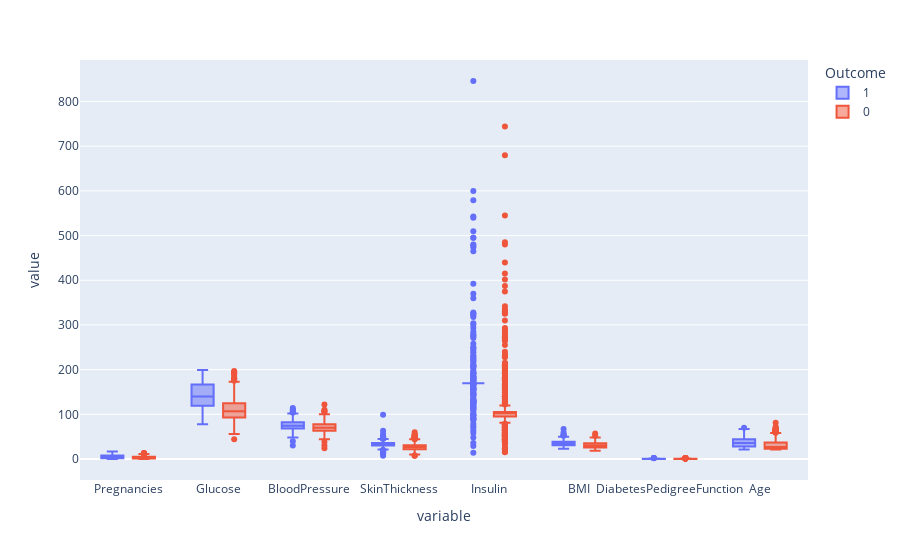

The notebook cell this image was saved under:
### Markdown cell above
## Condition-wise (Diabetic vs Non-Diabetic) Distribution of features

### Code cell
px.box(df,color='Outcome')

### Figure 1 — Plotly figure (JSON) as saved in the notebook; plotly's stock layout.template omitted (floating-point values rounded to 4 significant figures; data arrays with more than 128 entries replaced by an {"elided": "..."} marker saying what was removed)
{"data": [{"alignmentgroup": "True", "hovertemplate": "Outcome=1<br>variable=%{x}<br>value=%{y}<extra></extra>", "legendgroup": "1", "marker": {"color": "#636efa"}, "name": "1", "notched": false, "offsetgroup": "1", "orientation": "v", "showlegend": true, "type": "box", "x": {"elided": "2144 str values"}, "x0": " ", "xaxis": "x", "y": {"elided": "2144 float values"}, "y0": " ", "yaxis": "y"}, {"alignmentgroup": "True", "hovertemplate": "Outcome=0<br>variable=%{x}<br>value=%{y}<extra></extra>", "legendgroup": "0", "marker": {"color": "#EF553B"}, "name": "0", "notched": false, "offsetgroup": "0", "orientation": "v", "showlegend": true, "type": "box", "x": {"elided": "4000 str values"}, "x0": " ", "xaxis": "x", "y": {"elided": "4000 float values"}, "y0": " ", "yaxis": "y"}], "layout": {"boxmode": "group", "legend": {"title": {"text": "Outcome"}, "tracegroupgap": 0}, "margin": {"t": 60}, "xaxis": {"anchor": "y", "domain": [0, 1], "title": {"text": "variable"}}, "yaxis": {"anchor": "x", "domain": [0, 1], "title": {"text": "value"}}}}
